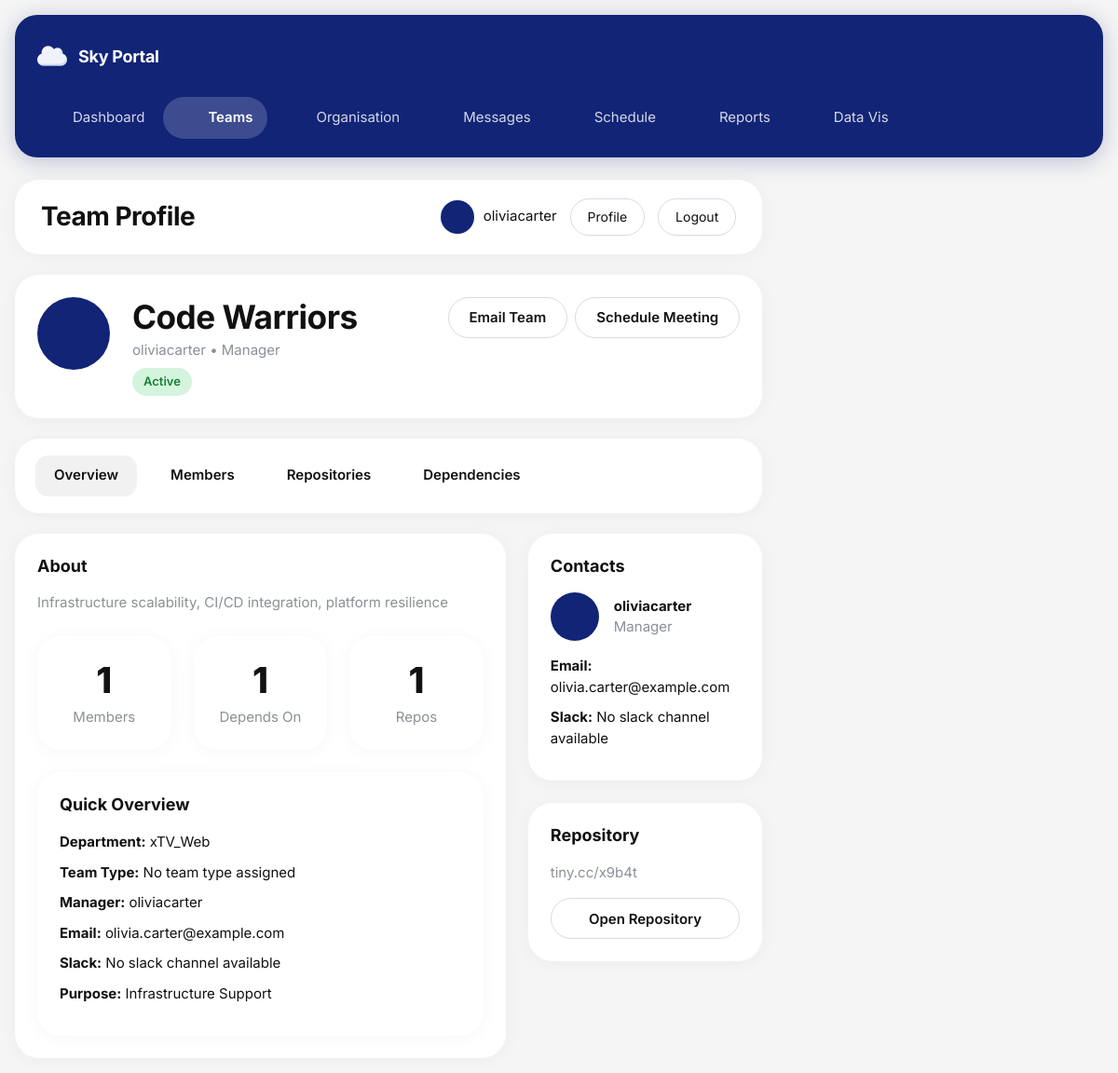
Screenshot of /teams/7/ (signed in) with the database file from the repository.
### organisation/models.py (models this page shows, shortened)
class Team(models.Model):
    STATUS_CHOICES = [
        ('active', 'Active'),
        ('restructured', 'Restructured'),
        ('disbanded', 'Disbanded'),
    ]
    name = models.CharField(max_length=100, unique=True)
    description = models.TextField(blank=True)
    purpose = models.TextField(blank=True)
    department = models.ForeignKey(
        Department,
        on_delete=models.SET_NULL,
        null=True,
        blank=True,
        related_name='teams'
    )
    team_type = models.ForeignKey(
        TeamType,
        on_delete=models.SET_NULL,
        null=True,
        blank=True,
        related_name='teams'
    )
    manager = models.ForeignKey(
        User,
        on_delete=models.SET_NULL,
        null=True,
        blank=True,
        related_name='managed_teams'
    )
    members = models.ManyToManyField(
        User,
        related_name='teams',
        blank=True
    )
    slack_channel = models.CharField(max_length=100, blank=True)
    email = models.EmailField(blank=True)
    code_repository = models.URLField(blank=True)
    status = models.CharField(max_length=20, choices=STATUS_CHOICES, default='active')
    created_at = models.DateTimeField(auto_now_add=True)
    updated_at = models.DateTimeField(auto_now=True)

class Department(models.Model):
    name = models.CharField(max_length=100, unique=True)
    description = models.TextField(blank=True)
    specialisation = models.CharField(max_length=200, blank=True)
    leader = models.ForeignKey(
        User,
        on_delete=models.SET_NULL,
        null=True,
        blank=True,
        related_name='led_departments'
    )
    created_at = models.DateTimeField(auto_now_add=True)
    updated_at = models.DateTimeField(auto_now=True)

### teams/views.py (the view)
# urls.py: path("<int:team_id>/", views.team_detail, name="team_detail"),
@login_required
def team_detail(request, team_id):
    team = get_object_or_404(Team, id=team_id)
    members = team.members.all()
    upstream_dependencies = Dependency.objects.filter(upstream_team=team)
    downstream_dependencies = Dependency.objects.filter(downstream_team=team)
    return render(request, "teams/team_detail.html", {
        "team": team,
        "members": members,
        "upstream_dependencies": upstream_dependencies,
        "downstream_dependencies": downstream_dependencies,
    })

### teams/templates/teams/team_detail.html (shortened to what this page needs)
{% extends "base.html" %}
{% block nav_teams %}active{% endblock %}
{% block page_heading %}Team Profile{% endblock %}
{% block content %}
<div class="panel-card">
    <div class="card-body">
        <div class="d-flex justify-content-between align-items-start flex-wrap gap-4">
            <div class="d-flex align-items-start gap-4">
                <div class="top-shell-avatar" style="width: 78px; height: 78px;"></div>
                <div>
                    <h2 class="page-title mb-1" style="font-size: 2.2rem;">{{ team.name }}</h2>
                    <p class="page-subtitle mb-2">
                        {{ team.manager.username|default:"No manager assigned" }} • Manager
                    </p>
                    <span class="sky-badge sky-badge-active">{{ team.get_status_display }}</span>
                </div>
            </div>
            <div class="d-flex gap-2 flex-wrap">
                <a href="{% url 'email_team' team.id %}" class="btn btn-sky-secondary">Email Team</a>
                <a href="{% url 'schedule_meeting' team.id %}" class="btn btn-sky-outline">Schedule Meeting</a>
            </div>
        </div>
    </div>
</div>
<div class="tabs-shell">
    <div class="tabs-row">
        <button class="tab-btn active" type="button" data-tab="overview">Overview</button>
        <button class="tab-btn" type="button" data-tab="members">Members</button>
        <button class="tab-btn" type="button" data-tab="repos">Repositories</button>
        <button class="tab-btn" type="button" data-tab="dependencies">Dependencies</button>
    </div>
</div>
<div id="tab-overview" class="team-tab-section">
    <div class="row g-4">
        <div class="col-lg-8">
            <div class="panel-card">
                <div class="card-body">
                    <h3 class="sky-section-title">About</h3>
                    <p class="page-subtitle mb-4">
                        {{ team.description|default:"No description available." }}
                    </p>
                    <div class="row g-4">
                        <div class="col-md-4">
                            <div class="panel-card">
                                <div class="card-body text-center">
                                    <h2 style="font-size: 2.4rem; font-weight: 800; margin-bottom: 6px;">
                                        {{ members|length }}
                                    </h2>
                                    <p class="page-subtitle mb-0">Members</p>
                                </div>
                            </div>
                        </div>
                        <div class="col-md-4">
                            <div class="panel-card">
                                <div class="card-body text-center">
                                    <h2 style="font-size: 2.4rem; font-weight: 800; margin-bottom: 6px;">
                                        {{ upstream_dependencies|length }}
                                    </h2>
                                    <p class="page-subtitle mb-0">Depends On</p>
                                </div>
                            </div>
                        </div>
                        <div class="col-md-4">
                            <div class="panel-card">
                                <div class="card-body text-center">
                                    <h2 style="font-size: 2.4rem; font-weight: 800; margin-bottom: 6px;">
                                        {% if team.code_repository %}1{% else %}0{% endif %}
                                    </h2>
                                    <p class="page-subtitle mb-0">Repos</p>
                                </div>
                            </div>
                        </div>
                    </div>
                    <div class="panel-card mt-4">
                        <div class="card-body">
                            <h3 class="sky-section-title">Quick Overview</h3>
                            <ul class="sky-meta-list mb-0">
                                <li><strong>Department:</strong> {{ team.department.name|default:"No department assigned" }}</li>
                                <li><strong>Team Type:</strong> {{ team.team_type.name|default:"No team type assigned" }}</li>
                                <li><strong>Manager:</strong> {{ team.manager.username|default:"No manager assigned" }}</li>
                                <li><strong>Email:</strong> {{ team.email|default:"No email available" }}</li>
                                <li><strong>Slack:</strong> {{ team.slack_channel|default:"No slack channel available" }}</li>
                                <li><strong>Purpose:</strong> {{ team.purpose|default:"No purpose available." }}</li>
                            </ul>
                        </div>
                    </div>
                </div>
            </div>
        </div>
        <div class="col-lg-4">
            <div class="panel-card">
                <div class="card-body">
                    <h3 class="sky-section-title">Contacts</h3>
                    <div class="d-flex align-items-center gap-3 mb-3">
                        <div class="top-shell-avatar" style="width: 52px; height: 52px;"></div>
                        <div>
                            <div style="font-weight: 700;">{{ team.manager.username|default:"No manager assigned" }}</div>
                            <div class="page-subtitle">Manager</div>
                        </div>
                    </div>
                    <ul class="sky-meta-list mb-0">
                        <li><strong>Email:</strong> {{ team.email|default:"No email available" }}</li>
                        <li><strong>Slack:</strong> {{ team.slack_channel|default:"No slack channel available" }}</li>
                    </ul>
                </div>
            </div>
            <div class="panel-card mt-4">
                <div class="card-body">
                    <h3 class="sky-section-title">Repository</h3>
                    {% if team.code_repository %}
                        <p class="page-subtitle mb-3">{{ team.code_repository }}</p>
                        <a href="{{ team.code_repository }}" target="_blank" rel="noreferrer" class="btn btn-sky-secondary w-100">
                            Open Repository
                        </a>
                    {% else %}
                        <p class="sky-empty">No repository available.</p>
                    {% endif %}
                </div>
            </div>
        </div>
    </div>
</div>
{% endblock %}

### templates/base.html (shortened to what this page needs)
<!DOCTYPE html>
<html lang="en">
<head>
    {% load static %}
    <link href="https://cdn.jsdelivr.net/npm/bootstrap@5.3.3/dist/css/bootstrap.min.css" rel="stylesheet">
    <link href="{% static 'css/styles.css' %}" rel="stylesheet">
</head>
<body>
    {% block fullpage %}
    <div class="app-layout">
        <aside class="app-sidebar">
            <div class="app-sidebar-inner">
                <div class="sidebar-brand">
                    <div class="top-shell-brand d-flex align-items-center gap-2">
                        <img src="{% static 'images/cloud.png' %}" alt="Sky Logo" style="height: 32px;">
                    </div>
                    <div class="sidebar-brand-text">Sky Portal</div>
                </div>
                <nav class="sidebar-nav">
                    <a href="/teams/dashboard/" class="sidebar-link {% block nav_dashboard %}{% endblock %}">
                        <span>Dashboard</span>
                    </a>
                    <a href="/teams/" class="sidebar-link {% block nav_teams %}{% endblock %}">
                        <span>Teams</span>
                    </a>
                    <a href="/organisation/" class="sidebar-link {% block nav_organisation %}{% endblock %}">
                        <span>Organisation</span>
                    </a>
                    <a href="/messages/" class="sidebar-link {% block nav_messages %}{% endblock %}">
                        <span>Messages</span>
                    </a>
                    <a href="/schedule/" class="sidebar-link {% block nav_schedule %}{% endblock %}">
                        <span>Schedule</span>
                    </a>
                    <a href="/reports/" class="sidebar-link {% block nav_reports %}{% endblock %}">
                        <span>Reports</span>
                    </a>
                    <a href="/datavis/" class="sidebar-link {% block nav_datavis %}{% endblock %}">
                        <span>Data Vis</span>
                    </a>
                </nav>
            </div>
        </aside>
        <div class="app-main">
            <header class="top-shell">
                <div class="top-shell-title-wrap">
                    <h1 class="top-shell-title">{% block page_heading %}Sky Portal{% endblock %}</h1>
                </div>
                <div class="top-shell-right">
                    {% if user.is_authenticated %}
                        <div class="top-shell-profile">
                            <div class="top-shell-avatar"></div>
                            <span class="top-shell-username">{{ user.username }}</span>
                        </div>
                        <a href="/accounts/profile/" class="top-shell-pill-link">Profile</a>
                        <form method="post" action="/accounts/logout/" class="mb-0">
                            <button type="submit" class="top-shell-pill-link top-shell-pill-light">Logout</button>
                        </form>
                    {% else %}
                        <a href="/accounts/login/" class="top-shell-pill-link top-shell-pill-light">Login</a>
                        <a href="/accounts/signup/" class="top-shell-pill-link">Sign Up</a>
                    {% endif %}
                </div>
            </header>
            <main class="page-content">
                {% block content %}{% endblock %}
            </main>
        </div>
    </div>
    {% endblock %}
</body>
</html>

### rows the page displays
Team: name "Code Warriors", manager.username "oliviacarter", status "Active", description "Infrastructure scalability, CI/CD integration, platform resilience", department.name "xTV_Web", team_type.name "No team type assigned", email "olivia.carter@example.com", slack_channel "No slack channel available", purpose "Infrastructure Support", code_repository "tiny.cc/x9b4t"

### other values shown
{{ user.username }} "oliviacarter"
{{ members|length }} "1"
{{ upstream_dependencies|length }} "1"
